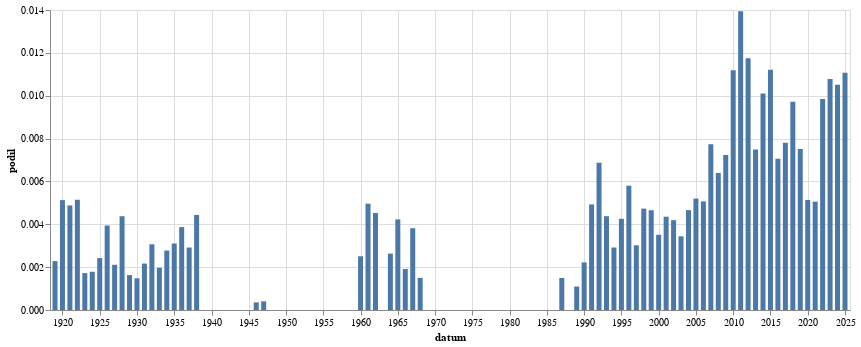

The notebook cell this image was saved under:
### Code cell
alt.Chart(
    zavorka("smích").to_pandas(),
    width = 800
).mark_bar(
).encode(
    alt.X('datum:T'),
    alt.Y('podil:Q')
)

### Figure 1 — Vega-Lite specification as saved in the notebook (floating-point values rounded to 4 significant figures)
{"config": {"view": {"continuousWidth": 300, "continuousHeight": 300}}, "data": {"name": "data-5f7b9664cb3918174d91ac09b077c48b"}, "mark": {"type": "bar"}, "encoding": {"x": {"field": "datum", "type": "temporal"}, "y": {"field": "podil", "type": "quantitative"}}, "width": 800, "$schema": "https://vega.github.io/schema/vega-lite/v5.8.0.json", "datasets": {"data-5f7b9664cb3918174d91ac09b077c48b": [{"datum": "1919-01-01T00:00:00", "text": 9, "text_right": 3946, "podil": 0.002281, "co": "smích"}, {"datum": "1920-01-01T00:00:00", "text": 29, "text_right": 5656, "podil": 0.005127, "co": "smích"}, {"datum": "1921-01-01T00:00:00", "text": 38, "text_right": 7785, "podil": 0.004881, "co": "smích"}, {"datum": "1922-01-01T00:00:00", "text": 39, "text_right": 7580, "podil": 0.005145, "co": "smích"}, {"datum": "1923-01-01T00:00:00", "text": 9, "text_right": 5228, "podil": 0.001721, "co": "smích"}, {"datum": "1924-01-01T00:00:00", "text": 10, "text_right": 5606, "podil": 0.001784, "co": "smích"}, {"datum": "1925-01-01T00:00:00", "text": 11, "text_right": 4541, "podil": 0.002422, "co": "smích"}, {"datum": "1926-01-01T00:00:00", "text": 28, "text_right": 7099, "podil": 0.003944, "co": "smích"}, {"datum": "1927-01-01T00:00:00", "text": 13, "text_right": 6160, "podil": 0.00211, "co": "smích"}, {"datum": "1928-01-01T00:00:00", "text": 26, "text_right": 5941, "podil": 0.004376, "co": "smích"}, {"datum": "1929-01-01T00:00:00", "text": 6, "text_right": 3684, "podil": 0.001629, "co": "smích"}, {"datum": "1930-01-01T00:00:00", "text": 11, "text_right": 7437, "podil": 0.001479, "co": "smích"}, {"datum": "1931-01-01T00:00:00", "text": 13, "text_right": 6002, "podil": 0.002166, "co": "smích"}, {"datum": "1932-01-01T00:00:00", "text": 11, "text_right": 3586, "podil": 0.003067, "co": "smích"}, {"datum": "1933-01-01T00:00:00", "text": 8, "text_right": 4059, "podil": 0.001971, "co": "smích"}, {"datum": "1934-01-01T00:00:00", "text": 9, "text_right": 3242, "podil": 0.002776, "co": "smích"}, {"datum": "1935-01-01T00:00:00", "text": 10, "text_right": 3221, "podil": 0.003105, "co": "smích"}, {"datum": "1936-01-01T00:00:00", "text": 13, "text_right": 3361, "podil": 0.003868, "co": "smích"}, {"datum": "1937-01-01T00:00:00", "text": 9, "text_right": 3087, "podil": 0.002915, "co": "smích"}, {"datum": "1938-01-01T00:00:00", "text": 7, "text_right": 1578, "podil": 0.004436, "co": "smích"}, {"datum": "1946-01-01T00:00:00", "text": 1, "text_right": 2802, "podil": 0.0003569, "co": "smích"}, {"datum": "1947-01-01T00:00:00", "text": 1, "text_right": 2481, "podil": 0.0004031, "co": "smích"}, {"datum": "1960-01-01T00:00:00", "text": 1, "text_right": 399, "podil": 0.002506, "co": "smích"}, {"datum": "1961-01-01T00:00:00", "text": 2, "text_right": 403, "podil": 0.004963, "co": "smích"}, {"datum": "1962-01-01T00:00:00", "text": 1, "text_right": 221, "podil": 0.004525, "co": "smích"}, {"datum": "1964-01-01T00:00:00", "text": 2, "text_right": 760, "podil": 0.002632, "co": "smích"}, {"datum": "1965-01-01T00:00:00", "text": 2, "text_right": 473, "podil": 0.004228, "co": "smích"}, {"datum": "1966-01-01T00:00:00", "text": 1, "text_right": 523, "podil": 0.001912, "co": "smích"}, {"datum": "1967-01-01T00:00:00", "text": 2, "text_right": 524, "podil": 0.003817, "co": "smích"}, {"datum": "1968-01-01T00:00:00", "text": 3, "text_right": 1999, "podil": 0.001501, "co": "smích"}, {"datum": "1987-01-01T00:00:00", "text": 1, "text_right": 670, "podil": 0.001493, "co": "smích"}, {"datum": "1989-01-01T00:00:00", "text": 2, "text_right": 1825, "podil": 0.001096, "co": "smích"}, {"datum": "1990-01-01T00:00:00", "text": 35, "text_right": 15752, "podil": 0.002222, "co": "smích"}, {"datum": "1991-01-01T00:00:00", "text": 153, "text_right": 31045, "podil": 0.004928, "co": "smích"}, {"datum": "1992-01-01T00:00:00", "text": 171, "text_right": 24879, "podil": 0.006873, "co": "smích"}, {"datum": "1993-01-01T00:00:00", "text": 38, "text_right": 8681, "podil": 0.004377, "co": "smích"}, {"datum": "1994-01-01T00:00:00", "text": 21, "text_right": 7203, "podil": 0.002915, "co": "smích"}, {"datum": "1995-01-01T00:00:00", "text": 37, "text_right": 8693, "podil": 0.004256, "co": "smích"}, {"datum": "1996-01-01T00:00:00", "text": 53, "text_right": 9139, "podil": 0.005799, "co": "smích"}, {"datum": "1997-01-01T00:00:00", "text": 48, "text_right": 15895, "podil": 0.00302, "co": "smích"}, {"datum": "1998-01-01T00:00:00", "text": 54, "text_right": 11413, "podil": 0.004731, "co": "smích"}, {"datum": "1999-01-01T00:00:00", "text": 91, "text_right": 19544, "podil": 0.004656, "co": "smích"}, {"datum": "2000-01-01T00:00:00", "text": 79, "text_right": 22514, "podil": 0.003509, "co": "smích"}, {"datum": "2001-01-01T00:00:00", "text": 84, "text_right": 19300, "podil": 0.004352, "co": "smích"}, {"datum": "2002-01-01T00:00:00", "text": 65, "text_right": 15504, "podil": 0.004192, "co": "smích"}, {"datum": "2003-01-01T00:00:00", "text": 72, "text_right": 20928, "podil": 0.00344, "co": "smích"}, {"datum": "2004-01-01T00:00:00", "text": 91, "text_right": 19522, "podil": 0.004661, "co": "smích"}, {"datum": "2005-01-01T00:00:00", "text": 132, "text_right": 25379, "podil": 0.005201, "co": "smích"}, {"datum": "2006-01-01T00:00:00", "text": 93, "text_right": 18354, "podil": 0.005067, "co": "smích"}, {"datum": "2007-01-01T00:00:00", "text": 126, "text_right": 16287, "podil": 0.007736, "co": "smích"}, {"datum": "2008-01-01T00:00:00", "text": 114, "text_right": 17835, "podil": 0.006392, "co": "smích"}, {"datum": "2009-01-01T00:00:00", "text": 145, "text_right": 20031, "podil": 0.007239, "co": "smích"}, {"datum": "2010-01-01T00:00:00", "text": 144, "text_right": 12869, "podil": 0.01119, "co": "smích"}, {"datum": "2011-01-01T00:00:00", "text": 248, "text_right": 17781, "podil": 0.01395, "co": "smích"}, {"datum": "2012-01-01T00:00:00", "text": 173, "text_right": 14732, "podil": 0.01174, "co": "smích"}, {"datum": "2013-01-01T00:00:00", "text": 74, "text_right": 9881, "podil": 0.007489, "co": "smích"}, {"datum": "2014-01-01T00:00:00", "text": 210, "text_right": 20781, "podil": 0.01011, "co": "smích"}, {"datum": "2015-01-01T00:00:00", "text": 238, "text_right": 21226, "podil": 0.01121, "co": "smích"}, {"datum": "2016-01-01T00:00:00", "text": 157, "text_right": 22255, "podil": 0.007055, "co": "smích"}, {"datum": "2017-01-01T00:00:00", "text": 139, "text_right": 17808, "podil": 0.007805, "co": "smích"}, {"datum": "2018-01-01T00:00:00", "text": 200, "text_right": 20582, "podil": 0.009717, "co": "smích"}, {"datum": "2019-01-01T00:00:00", "text": 186, "text_right": 24751, "podil": 0.007515, "co": "smích"}, {"datum": "2020-01-01T00:00:00", "text": 121, "text_right": 23572, "podil": 0.005133, "co": "smích"}, {"datum": "2021-01-01T00:00:00", "text": 102, "text_right": 20176, "podil": 0.005056, "co": "smích"}, {"datum": "2022-01-01T00:00:00", "text": 205, "text_right": 20822, "podil": 0.009845, "co": "smích"}, {"datum": "2023-01-01T00:00:00", "text": 269, "text_right": 24959, "podil": 0.01078, "co": "smích"}, {"datum": "2024-01-01T00:00:00", "text": 254, "text_right": 24168, "podil": 0.01051, "co": "smích"}, {"datum": "2025-01-01T00:00:00", "text": 116, "text_right": 10482, "podil": 0.01107, "co": "smích"}]}}
